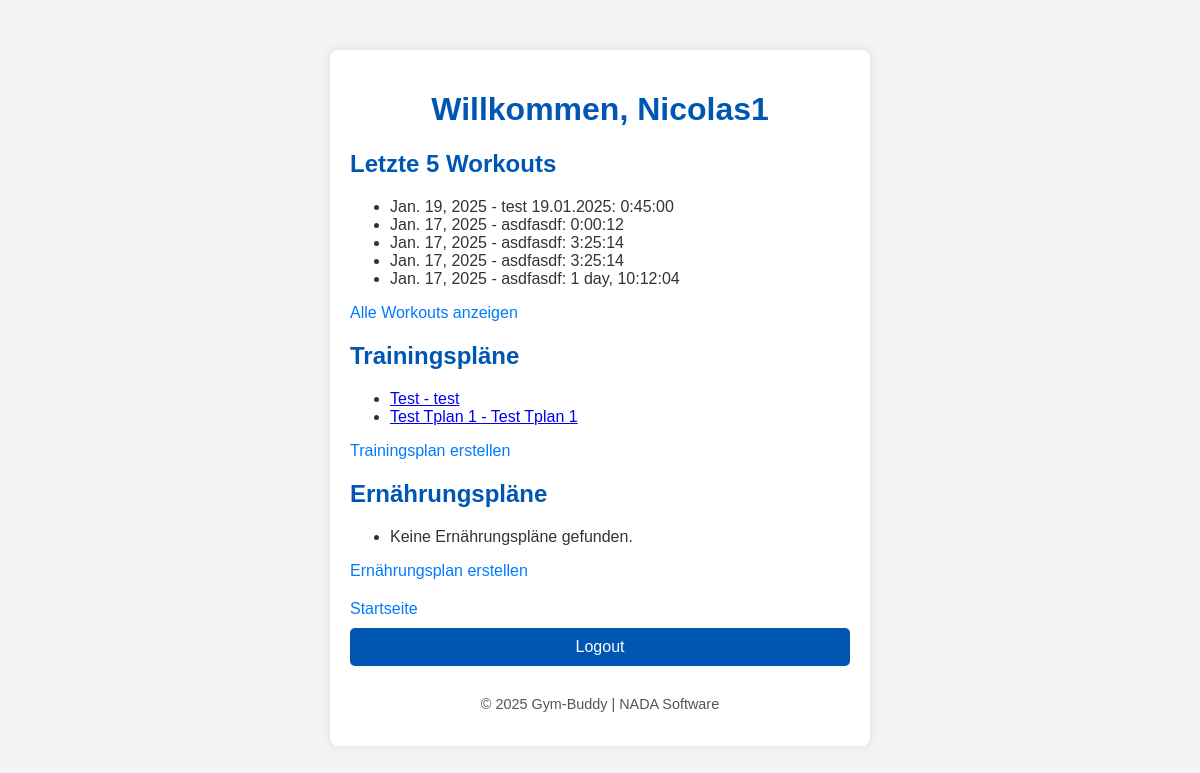
/dashboard/ (signed in), run on the app's committed database.
### blog/models.py (models this page shows, shortened)
class Workout(models.Model):
    user = models.ForeignKey(User, on_delete=models.CASCADE)
    date = models.DateField(default=datetime.date.today)
    workout_type = models.CharField(max_length=50)
    duration = models.DurationField()

class TrainingPlan(models.Model):
    user = models.ForeignKey(User, on_delete=models.CASCADE)
    name = models.CharField(max_length=100)
    category = models.CharField(max_length=100)
    exercise1 = models.CharField(max_length=100)
    exercise2 = models.CharField(max_length=100)
    exercise3 = models.CharField(max_length=100, blank=True, null=True)
    exercise4 = models.CharField(max_length=100, blank=True, null=True)
    exercise5 = models.CharField(max_length=100, blank=True, null=True)
    exercise6 = models.CharField(max_length=100, blank=True, null=True)

### blog/views.py (the view)
# urls.py: path("dashboard/", views.dashboard, name="dashboard"),
@login_required
def dashboard(request):
    user = request.user
    workouts = user.workout_set.all().order_by('-date')[:5]
    mplans = user.mealplan_set.all()
    tplans = user.trainingplan_set.all()
    return render(request, "user/dashboard.html", {
        "workouts": workouts,
        "mplans": mplans,
        "tplans": tplans,
    })

### blog/templates/user/dashboard.html (shortened to what this page needs)
{% load static %}
<!DOCTYPE html>
<html lang="de">
<head>
    <link rel="stylesheet" href="{% static 'style.css' %}">
</head>
<body>
    <div class="container">
        <h1>Willkommen, {{ user.username }}</h1>
        <h2>Letzte 5 Workouts</h2>
        <ul>
            {% for workout in workouts %}
                <li>{{ workout.date }} - {{ workout.workout_type }}: {{ workout.duration }}</li>
            {% empty %}
                <li>Keine Workouts gefunden.</li>
            {% endfor %}
        </ul>
        <a href="{% url 'all_workouts' %}" class="navigation-link">Alle Workouts anzeigen</a>
        <h2>Trainingspläne</h2>
        <ul>
            {% for tplan in tplans %}
                <li>
                    <a href="{% url 'tplan_detail' tplan.pk %}">
                        {{ tplan.name }} - {{ tplan.category }}
                    </a>
                </li>
            {% empty %}
                <li>Keine Trainingspläne gefunden.</li>
            {% endfor %}
        </ul>
        <a href="{% url 'tplan_create' %}" class="navigation-link">Trainingsplan erstellen</a>
        <h2>Ernährungspläne</h2>
        <ul>
            {% for mplan in mplans %}
                <li>
                    <a href="{% url 'mplan_detail' mplan.pk %}">
                        {{ mplan.name }} - {{ mplan.calories }} kcal
                    </a>
                </li>
            {% empty %}
                <li>Keine Ernährungspläne gefunden.</li>
            {% endfor %}
        </ul>
        <a href="{% url 'mplan_create' %}" class="navigation-link">Ernährungsplan erstellen</a>
        <div class="navigation">
            <a href="{% url 'article_list' %}" class="navigation-link">Startseite</a>
        </div>
        <form method="post" action="{% url 'logout' %}" style="display: inline;">
            <button type="submit" class="btn">Logout</button>
        </form>
        <footer class="footer">
            <p>&copy; 2025 Gym-Buddy | NADA Software</p>
        </footer>
    </div>
</body>
</html>

### static/style.css (style rules this page uses)
body { font-family: 'Arial', sans-serif; margin: 0; padding: 0; background-color: #f4f4f4; color: #333; }
.container { width: 80%; max-width: 500px; margin: 50px auto; padding: 20px; background-color: #fff; box-shadow: 0 0 10px rgba(0, 0, 0, 0.1); border-radius: 8px; }
h1 { text-align: center; color: #0056b3; }
h2 { color: #0056b3; margin-top: 20px; }
form { display: flex; flex-direction: column; align-items: center; }
button { background-color: #0056b3; color: #ffffff; border: none; padding: 10px 20px; cursor: pointer; font-size: 1em; border-radius: 5px; margin-top: 20px; width: 100%; }
.btn { display: inline-block; margin-top: 10px; padding: 10px 20px; background-color: #0056b3; color: white; text-decoration: none; border-radius: 5px; text-align: center; }
.navigation { display: flex; justify-content: space-between; margin-top: 20px; }
.navigation a { color: #007BFF; text-decoration: none; font-size: 1em; }
footer { margin-top: 30px; text-align: center; font-size: 0.9em; color: #555; }
.navigation-link { color: #007BFF; text-decoration: none; font-size: 1em; }

### data on the page
Workout: date "Jan. 19, 2025", workout_type "test 19.01.2025", duration "0:45:00"
Workout: date "Jan. 17, 2025", workout_type "asdfasdf", duration "0:00:12"
Workout: date "Jan. 17, 2025", workout_type "asdfasdf", duration "3:25:14"
Workout: date "Jan. 17, 2025", workout_type "asdfasdf", duration "3:25:14"
Workout: date "Jan. 17, 2025", workout_type "asdfasdf", duration "1 day, 10:12:04"
TrainingPlan: name "Test", category "test"
TrainingPlan: name "Test Tplan 1", category "Test Tplan 1"

### other printed values
{{ user.username }} "Nicolas1"
